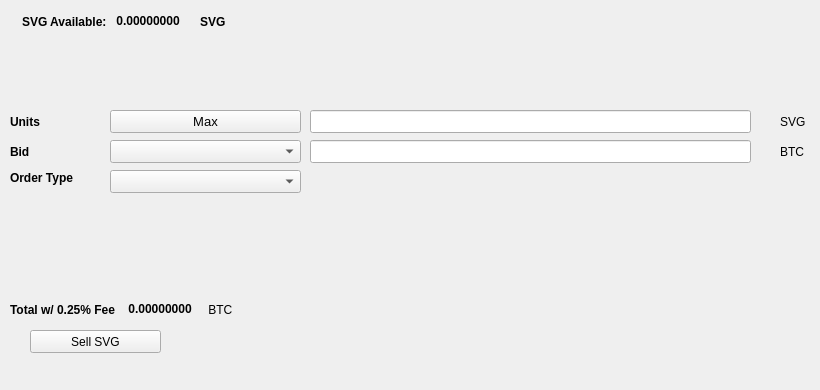
   <widget class="QWidget" name="SellTab">
    <attribute name="title">
     <string>Sell</string>
    </attribute>
    <widget class="QLabel" name="label_16">
     <property name="geometry">
      <rect>
       <x>780</x>
       <y>140</y>
       <width>31</width>
       <height>23</height>
      </rect>
     </property>
     <property name="text">
      <string>BTC</string>
     </property>
    </widget>
    <widget class="QComboBox" name="SellBidcomboBox">
     <property name="geometry">
      <rect>
       <x>110</x>
       <y>140</y>
       <width>191</width>
       <height>23</height>
      </rect>
     </property>
     <property name="font">
      <font>
       <pointsize>10</pointsize>
      </font>
     </property>
    </widget>
    <widget class="QLabel" name="label_18">
     <property name="geometry">
      <rect>
       <x>10</x>
       <y>110</y>
       <width>46</width>
       <height>23</height>
      </rect>
     </property>
     <property name="font">
      <font>
       <weight>75</weight>
       <bold>true</bold>
      </font>
     </property>
     <property name="text">
      <string>Units</string>
     </property>
    </widget>
    <widget class="QPushButton" name="Sell_Max_Amount">
     <property name="geometry">
      <rect>
       <x>110</x>
       <y>110</y>
       <width>191</width>
       <height>23</height>
      </rect>
     </property>
     <property name="font">
      <font>
       <pointsize>10</pointsize>
      </font>
     </property>
     <property name="text">
      <string>Max</string>
     </property>
    </widget>
    <widget class="QLabel" name="label_20">
     <property name="geometry">
      <rect>
       <x>10</x>
       <y>170</y>
       <width>91</width>
       <height>16</height>
      </rect>
     </property>
     <property name="font">
      <font>
       <weight>75</weight>
       <bold>true</bold>
      </font>
     </property>
     <property name="text">
      <string>Order Type</string>
     </property>
    </widget>
    <widget class="QComboBox" name="SellOrdertypeCombo">
     <property name="geometry">
      <rect>
       <x>110</x>
       <y>170</y>
       <width>191</width>
       <height>23</height>
      </rect>
     </property>
     <property name="font">
      <font>
       <pointsize>10</pointsize>
      </font>
     </property>
    </widget>
    <widget class="QLabel" name="label_21">
     <property name="geometry">
      <rect>
       <x>10</x>
       <y>140</y>
       <width>46</width>
       <height>23</height>
      </rect>
     </property>
     <property name="font">
      <font>
       <weight>75</weight>
       <bold>true</bold>
      </font>
     </property>
     <property name="text">
      <string>Bid</string>
     </property>
    </widget>
    <widget class="QLabel" name="label_22">
     <property name="geometry">
      <rect>
       <x>780</x>
       <y>110</y>
       <width>31</width>
       <height>23</height>
      </rect>
     </property>
     <property name="text">
      <string>SVG</string>
     </property>
    </widget>
    <widget class="QLineEdit" name="UnitsInputSVG">
     <property name="geometry">
      <rect>
       <x>310</x>
       <y>110</y>
       <width>441</width>
       <height>23</height>
      </rect>
     </property>
     <property name="font">
      <font>
       <pointsize>9</pointsize>
       <weight>75</weight>
       <bold>true</bold>
      </font>
     </property>
    </widget>
    <widget class="QLineEdit" name="SellBidPriceEdit">
     <property name="geometry">
      <rect>
       <x>310</x>
       <y>140</y>
       <width>441</width>
       <height>23</height>
      </rect>
     </property>
     <property name="font">
      <font>
       <pointsize>9</pointsize>
       <weight>75</weight>
       <bold>true</bold>
      </font>
     </property>
    </widget>
    <widget class="QPushButton" name="SellSVGBTN">
     <property name="geometry">
      <rect>
       <x>30</x>
       <y>330</y>
       <width>131</width>
       <height>23</height>
      </rect>
     </property>
     <property name="text">
      <string>Sell SVG</string>
     </property>
     <property name="icon">
      <iconset resource="../salvage">
       <normaloff>:/icons/bitcoin</normaloff>:/icons/bitcoin</iconset>
     </property>
    </widget>
    <widget class="QWidget" name="layoutWidget3">
     <property name="geometry">
      <rect>
       <x>22</x>
       <y>12</y>
       <width>258</width>
       <height>19</height>
      </rect>
     </property>
     <layout class="QHBoxLayout" name="horizontalLayout">
      <item>
       <widget class="QLabel" name="label232_2">
        <property name="font">
         <font>
          <weight>75</weight>
          <bold>true</bold>
         </font>
        </property>
        <property name="text">
         <string>SVG Available:</string>
        </property>
       </widget>
      </item>
      <item>
       <widget class="QLabel" name="SVGAvailableLabel">
        <property name="palette">
         <palette>
          <active>
           <colorrole role="WindowText">
            <brush brushstyle="SolidPattern">
             <color alpha="255">
              <red>0</red>
              <green>0</green>
              <blue>0</blue>
             </color>
            </brush>
           </colorrole>
           <colorrole role="Button">
            <brush brushstyle="SolidPattern">
             <color alpha="255">
              <red>0</red>
              <green>170</green>
              <blue>0</blue>
             </color>
            </brush>
           </colorrole>
           <colorrole role="Light">
            <brush brushstyle="SolidPattern">
             <color alpha="255">
              <red>0</red>
              <green>255</green>
              <blue>0</blue>
             </color>
            </brush>
           </colorrole>
           <colorrole role="Midlight">
            <brush brushstyle="SolidPattern">
             <color alpha="255">
              <red>0</red>
              <green>212</green>
              <blue>0</blue>
             </color>
            </brush>
           </colorrole>
           <colorrole role="Dark">
            <brush brushstyle="SolidPattern">
             <color alpha="255">
              <red>0</red>
              <green>85</green>
              <blue>0</blue>
             </color>
            </brush>
           </colorrole>
           <colorrole role="Mid">
            <brush brushstyle="SolidPattern">
             <color alpha="255">
              <red>0</red>
              <green>113</green>
              <blue>0</blue>
             </color>
            </brush>
           </colorrole>
           <colorrole role="Text">
            <brush brushstyle="SolidPattern">
             <color alpha="255">
              <red>0</red>
              <green>170</green>
              <blue>0</blue>
             </color>
            </brush>
           </colorrole>
           <colorrole role="BrightText">
            <brush brushstyle="SolidPattern">
             <color alpha="255">
              <red>255</red>
              <green>255</green>
              <blue>255</blue>
             </color>
            </brush>
           </colorrole>
           <colorrole role="ButtonText">
            <brush brushstyle="SolidPattern">
             <color alpha="255">
              <red>0</red>
              <green>0</green>
              <blue>0</blue>
             </color>
            </brush>
           </colorrole>
           <colorrole role="Base">
            <brush brushstyle="SolidPattern">
             <color alpha="255">
              <red>255</red>
              <green>255</green>
              <blue>255</blue>
             </color>
            </brush>
           </colorrole>
           <colorrole role="Window">
            <brush brushstyle="SolidPattern">
             <color alpha="255">
              <red>0</red>
              <green>170</green>
              <blue>0</blue>
             </color>
            </brush>
           </colorrole>
           <colorrole role="Shadow">
            <brush brushstyle="SolidPattern">
             <color alpha="255">
              <red>0</red>
              <green>0</green>
              <blue>0</blue>
             </color>
            </brush>
           </colorrole>
           <colorrole role="AlternateBase">
            <brush brushstyle="SolidPattern">
             <color alpha="255">
              <red>127</red>
              <green>212</green>
              <blue>127</blue>
             </color>
            </brush>
           </colorrole>
           <colorrole role="ToolTipBase">
            <brush brushstyle="SolidPattern">
             <color alpha="255">
              <red>255</red>
              <green>255</green>
              <blue>220</blue>
             </color>
            </brush>
           </colorrole>
           <colorrole role="ToolTipText">
            <brush brushstyle="SolidPattern">
             <color alpha="255">
              <red>0</red>
              <green>0</green>
              <blue>0</blue>
             </color>
            </brush>
           </colorrole>
          </active>
          <inactive>
           <colorrole role="WindowText">
            <brush brushstyle="SolidPattern">
             <color alpha="255">
              <red>0</red>
              <green>0</green>
              <blue>0</blue>
             </color>
            </brush>
           </colorrole>
           <colorrole role="Button">
            <brush brushstyle="SolidPattern">
             <color alpha="255">
              <red>0</red>
              <green>170</green>
              <blue>0</blue>
             </color>
            </brush>
           </colorrole>
           <colorrole role="Light">
            <brush brushstyle="SolidPattern">
             <color alpha="255">
              <red>0</red>
              <green>255</green>
              <blue>0</blue>
             </color>
            </brush>
           </colorrole>
           <colorrole role="Midlight">
            <brush brushstyle="SolidPattern">
             <color alpha="255">
              <red>0</red>
              <green>212</green>
              <blue>0</blue>
             </color>
            </brush>
           </colorrole>
           <colorrole role="Dark">
            <brush brushstyle="SolidPattern">
             <color alpha="255">
              <red>0</red>
              <green>85</green>
              <blue>0</blue>
             </color>
            </brush>
           </colorrole>
           <colorrole role="Mid">
            <brush brushstyle="SolidPattern">
             <color alpha="255">
              <red>0</red>
              <green>113</green>
              <blue>0</blue>
             </color>
            </brush>
           </colorrole>
           <colorrole role="Text">
            <brush brushstyle="SolidPattern">
             <color alpha="255">
              <red>0</red>
              <green>170</green>
              <blue>0</blue>
             </color>
            </brush>
           </colorrole>
           <colorrole role="BrightText">
            <brush brushstyle="SolidPattern">
             <color alpha="255">
              <red>255</red>
              <green>255</green>
              <blue>255</blue>
             </color>
            </brush>
           </colorrole>
           <colorrole role="ButtonText">
            <brush brushstyle="SolidPattern">
             <color alpha="255">
              <red>0</red>
              <green>0</green>
              <blue>0</blue>
             </color>
            </brush>
           </colorrole>
           <colorrole role="Base">
            <brush brushstyle="SolidPattern">
             <color alpha="255">
              <red>255</red>
              <green>255</green>
              <blue>255</blue>
             </color>
            </brush>
           </colorrole>
           <colorrole role="Window">
            <brush brushstyle="SolidPattern">
             <color alpha="255">
              <red>0</red>
              <green>170</green>
              <blue>0</blue>
             </color>
            </brush>
           </colorrole>
           <colorrole role="Shadow">
            <brush brushstyle="SolidPattern">
             <color alpha="255">
              <red>0</red>
              <green>0</green>
              <blue>0</blue>
             </color>
            </brush>
           </colorrole>
           <colorrole role="AlternateBase">
            <brush brushstyle="SolidPattern">
             <color alpha="255">
              <red>127</red>
              <green>212</green>
              <blue>127</blue>
             </color>
            </brush>
           </colorrole>
           <colorrole role="ToolTipBase">
            <brush brushstyle="SolidPattern">
             <color alpha="255">
              <red>255</red>
              <green>255</green>
              <blue>220</blue>
             </color>
            </brush>
           </colorrole>
           <colorrole role="ToolTipText">
            <brush brushstyle="SolidPattern">
             <color alpha="255">
              <red>0</red>
              <green>0</green>
              <blue>0</blue>
             </color>
            </brush>
           </colorrole>
          </inactive>
          <disabled>
           <colorrole role="WindowText">
            <brush brushstyle="SolidPattern">
             <color alpha="255">
              <red>0</red>
              <green>85</green>
              <blue>0</blue>
             </color>
            </brush>
           </colorrole>
           <colorrole role="Button">
            <brush brushstyle="SolidPattern">
             <color alpha="255">
              <red>0</red>
              <green>170</green>
              <blue>0</blue>
             </color>
            </brush>
           </colorrole>
           <colorrole role="Light">
            <brush brushstyle="SolidPattern">
             <color alpha="255">
              <red>0</red>
              <green>255</green>
              <blue>0</blue>
             </color>
            </brush>
           </colorrole>
           <colorrole role="Midlight">
            <brush brushstyle="SolidPattern">
             <color alpha="255">
              <red>0</red>
              <green>212</green>
              <blue>0</blue>
             </color>
            </brush>
           </colorrole>
           <colorrole role="Dark">
            <brush brushstyle="SolidPattern">
             <color alpha="255">
              <red>0</red>
              <green>85</green>
              <blue>0</blue>
             </color>
            </brush>
           </colorrole>
           <colorrole role="Mid">
            <brush brushstyle="SolidPattern">
             <color alpha="255">
              <red>0</red>
              <green>113</green>
              <blue>0</blue>
             </color>
            </brush>
           </colorrole>
           <colorrole role="Text">
            <brush brushstyle="SolidPattern">
             <color alpha="255">
              <red>0</red>
              <green>85</green>
              <blue>0</blue>
             </color>
            </brush>
           </colorrole>
           <colorrole role="BrightText">
            <brush brushstyle="SolidPattern">
             <color alpha="255">
              <red>255</red>
              <green>255</green>
              <blue>255</blue>
             </color>
            </brush>
           </colorrole>
           <colorrole role="ButtonText">
            <brush brushstyle="SolidPattern">
             <color alpha="255">
              <red>0</red>
              <green>85</green>
              <blue>0</blue>
             </color>
            </brush>
           </colorrole>
           <colorrole role="Base">
            <brush brushstyle="SolidPattern">
             <color alpha="255">
              <red>0</red>
              <green>170</green>
              <blue>0</blue>
             </color>
            </brush>
           </colorrole>
           <colorrole role="Window">
            <brush brushstyle="SolidPattern">
             <color alpha="255">
              <red>0</red>
              <green>170</green>
              <blue>0</blue>
             </color>
            </brush>
           </colorrole>
           <colorrole role="Shadow">
            <brush brushstyle="SolidPattern">
             <color alpha="255">
              <red>0</red>
              <green>0</green>
              <blue>0</blue>
             </color>
            </brush>
           </colorrole>
           <colorrole role="AlternateBase">
            <brush brushstyle="SolidPattern">
             <color alpha="255">
              <red>0</red>
              <green>170</green>
              <blue>0</blue>
             </color>
            </brush>
           </colorrole>
           <colorrole role="ToolTipBase">
            <brush brushstyle="SolidPattern">
             <color alpha="255">
              <red>255</red>
              <green>255</green>
              <blue>220</blue>
             </color>
            </brush>
           </colorrole>
           <colorrole role="ToolTipText">
            <brush brushstyle="SolidPattern">
             <color alpha="255">
              <red>0</red>
              <green>0</green>
              <blue>0</blue>
             </color>
            </brush>
           </colorrole>
          </disabled>
         </palette>
        </property>
        <property name="font">
         <font>
          <weight>75</weight>
          <bold>true</bold>
         </font>
        </property>
        <property name="text">
         <string> 0.00000000 </string>
        </property>
        <property name="textInteractionFlags">
         <set>Qt::LinksAccessibleByMouse|Qt::TextSelectableByKeyboard|Qt::TextSelectableByMouse</set>
        </property>
       </widget>
      </item>
      <item>
       <widget class="QLabel" name="labelSVG">
        <property name="font">
         <font>
          <weight>75</weight>
          <bold>true</bold>
         </font>
        </property>
        <property name="text">
         <string>SVG</string>
        </property>
       </widget>
      </item>
     </layout>
    </widget>
    <widget class="QWidget" name="layoutWidget">
     <property name="geometry">
      <rect>
       <x>10</x>
       <y>300</y>
       <width>268</width>
       <height>19</height>
      </rect>
     </property>
     <layout class="QHBoxLayout" name="horizontalLayout_2">
      <item>
       <widget class="QLabel" name="label_19">
        <property name="font">
         <font>
          <weight>75</weight>
          <bold>true</bold>
         </font>
        </property>
        <property name="text">
         <string>Total w/ 0.25% Fee </string>
        </property>
       </widget>
      </item>
      <item>
       <widget class="QLabel" name="SellCostLabel">
        <property name="palette">
         <palette>
          <active>
           <colorrole role="WindowText">
            <brush brushstyle="SolidPattern">
             <color alpha="255">
              <red>0</red>
              <green>0</green>
              <blue>0</blue>
             </color>
            </brush>
           </colorrole>
           <colorrole role="Button">
            <brush brushstyle="SolidPattern">
             <color alpha="255">
              <red>0</red>
              <green>170</green>
              <blue>0</blue>
             </color>
            </brush>
           </colorrole>
           <colorrole role="Light">
            <brush brushstyle="SolidPattern">
             <color alpha="255">
              <red>0</red>
              <green>255</green>
              <blue>0</blue>
             </color>
            </brush>
           </colorrole>
           <colorrole role="Midlight">
            <brush brushstyle="SolidPattern">
             <color alpha="255">
              <red>0</red>
              <green>212</green>
              <blue>0</blue>
             </color>
            </brush>
           </colorrole>
           <colorrole role="Dark">
            <brush brushstyle="SolidPattern">
             <color alpha="255">
              <red>0</red>
              <green>85</green>
              <blue>0</blue>
             </color>
            </brush>
           </colorrole>
           <colorrole role="Mid">
            <brush brushstyle="SolidPattern">
             <color alpha="255">
              <red>0</red>
              <green>113</green>
              <blue>0</blue>
             </color>
            </brush>
           </colorrole>
           <colorrole role="Text">
            <brush brushstyle="SolidPattern">
             <color alpha="255">
              <red>0</red>
              <green>170</green>
              <blue>0</blue>
             </color>
            </brush>
           </colorrole>
           <colorrole role="BrightText">
            <brush brushstyle="SolidPattern">
             <color alpha="255">
              <red>255</red>
              <green>255</green>
              <blue>255</blue>
             </color>
            </brush>
           </colorrole>
           <colorrole role="ButtonText">
            <brush brushstyle="SolidPattern">
             <color alpha="255">
              <red>0</red>
              <green>0</green>
              <blue>0</blue>
             </color>
            </brush>
           </colorrole>
           <colorrole role="Base">
            <brush brushstyle="SolidPattern">
             <color alpha="255">
              <red>255</red>
              <green>255</green>
              <blue>255</blue>
             </color>
            </brush>
           </colorrole>
           <colorrole role="Window">
            <brush brushstyle="SolidPattern">
             <color alpha="255">
              <red>0</red>
              <green>170</green>
              <blue>0</blue>
             </color>
            </brush>
           </colorrole>
           <colorrole role="Shadow">
            <brush brushstyle="SolidPattern">
             <color alpha="255">
              <red>0</red>
              <green>0</green>
              <blue>0</blue>
             </color>
            </brush>
           </colorrole>
           <colorrole role="AlternateBase">
            <brush brushstyle="SolidPattern">
             <color alpha="255">
              <red>127</red>
              <green>212</green>
              <blue>127</blue>
             </color>
            </brush>
           </colorrole>
           <colorrole role="ToolTipBase">
            <brush brushstyle="SolidPattern">
             <color alpha="255">
              <red>255</red>
              <green>255</green>
              <blue>220</blue>
             </color>
            </brush>
           </colorrole>
           <colorrole role="ToolTipText">
            <brush brushstyle="SolidPattern">
             <color alpha="255">
              <red>0</red>
              <green>0</green>
              <blue>0</blue>
             </color>
            </brush>
           </colorrole>
          </active>
          <inactive>
           <colorrole role="WindowText">
            <brush brushstyle="SolidPattern">
             <color alpha="255">
              <red>0</red>
              <green>0</green>
              <blue>0</blue>
             </color>
            </brush>
           </colorrole>
           <colorrole role="Button">
            <brush brushstyle="SolidPattern">
             <color alpha="255">
              <red>0</red>
              <green>170</green>
              <blue>0</blue>
             </color>
            </brush>
           </colorrole>
           <colorrole role="Light">
            <brush brushstyle="SolidPattern">
             <color alpha="255">
              <red>0</red>
              <green>255</green>
              <blue>0</blue>
             </color>
            </brush>
           </colorrole>
           <colorrole role="Midlight">
            <brush brushstyle="SolidPattern">
             <color alpha="255">
              <red>0</red>
              <green>212</green>
              <blue>0</blue>
             </color>
            </brush>
           </colorrole>
           <colorrole role="Dark">
            <brush brushstyle="SolidPattern">
             <color alpha="255">
              <red>0</red>
              <green>85</green>
              <blue>0</blue>
             </color>
            </brush>
           </colorrole>
           <colorrole role="Mid">
            <brush brushstyle="SolidPattern">
             <color alpha="255">
              <red>0</red>
              <green>113</green>
              <blue>0</blue>
             </color>
            </brush>
           </colorrole>
           <colorrole role="Text">
            <brush brushstyle="SolidPattern">
             <color alpha="255">
              <red>0</red>
              <green>170</green>
              <blue>0</blue>
             </color>
            </brush>
           </colorrole>
           <colorrole role="BrightText">
            <brush brushstyle="SolidPattern">
             <color alpha="255">
              <red>255</red>
              <green>255</green>
              <blue>255</blue>
             </color>
            </brush>
           </colorrole>
           <colorrole role="ButtonText">
            <brush brushstyle="SolidPattern">
             <color alpha="255">
              <red>0</red>
              <green>0</green>
              <blue>0</blue>
             </color>
            </brush>
           </colorrole>
           <colorrole role="Base">
            <brush brushstyle="SolidPattern">
             <color alpha="255">
              <red>255</red>
              <green>255</green>
              <blue>255</blue>
             </color>
            </brush>
           </colorrole>
           <colorrole role="Window">
            <brush brushstyle="SolidPattern">
             <color alpha="255">
              <red>0</red>
              <green>170</green>
              <blue>0</blue>
             </color>
            </brush>
           </colorrole>
           <colorrole role="Shadow">
            <brush brushstyle="SolidPattern">
             <color alpha="255">
              <red>0</red>
              <green>0</green>
              <blue>0</blue>
             </color>
            </brush>
           </colorrole>
           <colorrole role="AlternateBase">
            <brush brushstyle="SolidPattern">
             <color alpha="255">
              <red>127</red>
              <green>212</green>
              <blue>127</blue>
             </color>
            </brush>
           </colorrole>
           <colorrole role="ToolTipBase">
            <brush brushstyle="SolidPattern">
             <color alpha="255">
              <red>255</red>
              <green>255</green>
              <blue>220</blue>
             </color>
            </brush>
           </colorrole>
           <colorrole role="ToolTipText">
            <brush brushstyle="SolidPattern">
             <color alpha="255">
              <red>0</red>
              <green>0</green>
              <blue>0</blue>
             </color>
            </brush>
           </colorrole>
          </inactive>
          <disabled>
           <colorrole role="WindowText">
            <brush brushstyle="SolidPattern">
             <color alpha="255">
              <red>0</red>
              <green>85</green>
              <blue>0</blue>
             </color>
            </brush>
           </colorrole>
           <colorrole role="Button">
            <brush brushstyle="SolidPattern">
             <color alpha="255">
              <red>0</red>
              <green>170</green>
              <blue>0</blue>
             </color>
            </brush>
           </colorrole>
           <colorrole role="Light">
            <brush brushstyle="SolidPattern">
             <color alpha="255">
              <red>0</red>
              <green>255</green>
              <blue>0</blue>
             </color>
            </brush>
           </colorrole>
           <colorrole role="Midlight">
            <brush brushstyle="SolidPattern">
             <color alpha="255">
              <red>0</red>
              <green>212</green>
              <blue>0</blue>
             </color>
            </brush>
           </colorrole>
           <colorrole role="Dark">
            <brush brushstyle="SolidPattern">
             <color alpha="255">
              <red>0</red>
              <green>85</green>
              <blue>0</blue>
             </color>
            </brush>
           </colorrole>
           <colorrole role="Mid">
            <brush brushstyle="SolidPattern">
             <color alpha="255">
              <red>0</red>
              <green>113</green>
              <blue>0</blue>
             </color>
            </brush>
           </colorrole>
           <colorrole role="Text">
            <brush brushstyle="SolidPattern">
             <color alpha="255">
              <red>0</red>
              <green>85</green>
              <blue>0</blue>
             </color>
            </brush>
           </colorrole>
           <colorrole role="BrightText">
            <brush brushstyle="SolidPattern">
             <color alpha="255">
              <red>255</red>
              <green>255</green>
              <blue>255</blue>
             </color>
            </brush>
           </colorrole>
           <colorrole role="ButtonText">
            <brush brushstyle="SolidPattern">
             <color alpha="255">
              <red>0</red>
              <green>85</green>
              <blue>0</blue>
             </color>
            </brush>
           </colorrole>
           <colorrole role="Base">
            <brush brushstyle="SolidPattern">
             <color alpha="255">
              <red>0</red>
              <green>170</green>
              <blue>0</blue>
             </color>
            </brush>
           </colorrole>
           <colorrole role="Window">
            <brush brushstyle="SolidPattern">
             <color alpha="255">
              <red>0</red>
              <green>170</green>
              <blue>0</blue>
             </color>
            </brush>
           </colorrole>
           <colorrole role="Shadow">
            <brush brushstyle="SolidPattern">
             <color alpha="255">
              <red>0</red>
              <green>0</green>
              <blue>0</blue>
             </color>
            </brush>
           </colorrole>
           <colorrole role="AlternateBase">
            <brush brushstyle="SolidPattern">
             <color alpha="255">
              <red>0</red>
              <green>170</green>
              <blue>0</blue>
             </color>
            </brush>
           </colorrole>
           <colorrole role="ToolTipBase">
            <brush brushstyle="SolidPattern">
             <color alpha="255">
              <red>255</red>
              <green>255</green>
              <blue>220</blue>
             </color>
            </brush>
           </colorrole>
           <colorrole role="ToolTipText">
            <brush brushstyle="SolidPattern">
             <color alpha="255">
              <red>0</red>
              <green>0</green>
              <blue>0</blue>
             </color>
            </brush>
           </colorrole>
          </disabled>
         </palette>
        </property>
        <property name="font">
         <font>
          <weight>75</weight>
          <bold>true</bold>
         </font>
        </property>
        <property name="autoFillBackground">
         <bool>false</bool>
        </property>
        <property name="text">
         <string> 0.00000000</string>
        </property>
        <property name="textInteractionFlags">
         <set>Qt::LinksAccessibleByMouse|Qt::TextSelectableByMouse</set>
        </property>
       </widget>
      </item>
      <item>
       <widget class="QLabel" name="label_17">
        <property name="font">
         <font>
          <weight>50</weight>
          <bold>false</bold>
         </font>
        </property>
        <property name="text">
         <string> BTC</string>
        </property>
       </widget>
      </item>
     </layout>
    </widget>
    <widget class="QLabel" name="label_23">
     <property name="geometry">
      <rect>
       <x>460</x>
       <y>300</y>
       <width>281</width>
       <height>81</height>
      </rect>
     </property>
     <property name="text">
      <string/>
     </property>
     <property name="pixmap">
      <pixmap>:/images/bittrex</pixmap>
     </property>
    </widget>
   </widget>
